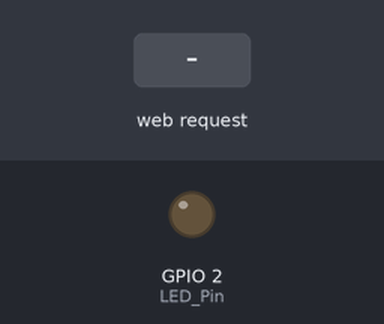
A sketch run on a simulated ESP8266 (NodeMCU). Parts: output pins drawn as LEDs (lit = HIGH). The inputs (shaded band) are chosen by the test bench. WiFi joins after 1.5 s; servers stay silent unless stated; what the sketch prints to the serial monitor is not drawn.

Above: at 2.7 s.
2.8 s: HTTP request GET /LEDON received
At 3.1 s:
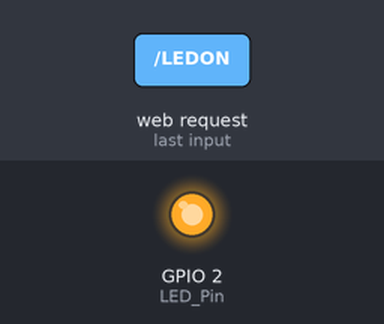
4.3 s: HTTP request GET /LEDOFF received
At 5.5 s:
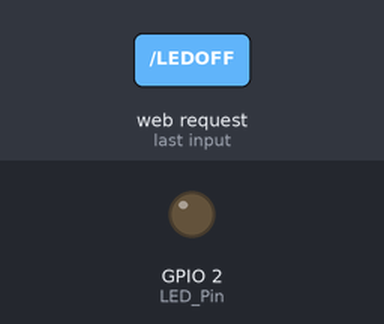
Timing chart, 0 to 7.3 s (numbered marks = the images above; inputs shaded):
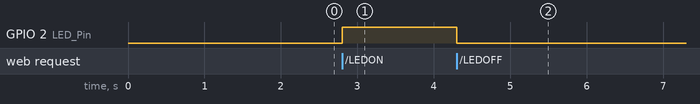

The sketch:

AJAX_Example.ino.ino
```cpp
/*
 * Sketch: ESP8266_LED_CONTROL_AJAX_01
 * Intended to be run on an ESP8266
 */

String header = "HTTP/1.1 200 OK\r\nContent-Type: text/html\r\n\r\n";

String html_1 = R"=====(
<!DOCTYPE html>
<html>
 <head>
 <meta name='viewport' content='width=device-width, initial-scale=1.0'/>
 <meta charset='utf-8'>
 <style>
  body {font-size:140%;}
  #main {display: table; margin: auto;  padding: 0 10px 0 10px; }
  h2 {text-align:center; }
  .button { padding:10px 10px 10px 10px; width:100%;  background-color: #50FF50; font-size: 120%;}
 </style>

 <title>LED Control</title>
</head>
<body>
 <div id='main'>
  <h2>LED Control</h2>
)=====";

String html_2 = "";

String html_4 = R"=====(
  </div>
 </body>
</html>
)=====";


#include <ESP8266WiFi.h>

// change these values to match your network
char ssid[] = "12Jason";       //  your network SSID (name)
char pass[] = "samaraza";          //  your network password

WiFiServer server(80);

String request = "";
int LED_Pin = 2;
int count = 0;

void setup()
{
    pinMode(LED_Pin, OUTPUT);

    Serial.begin(115200);
    Serial.println();
    Serial.println("Serial started at 115200");
    Serial.println("ESP8266_LED_CONTROL_AJAX_01");
    Serial.println();

    // Connecting to a WiFi network
    Serial.print(F("Connecting to "));  Serial.println(ssid);
    WiFi.begin(ssid, pass);

    while (WiFi.status() != WL_CONNECTED)
    {
        Serial.print(".");
        delay(500);
    }

    Serial.println("");
    Serial.println(F("[CONNECTED]"));
    Serial.print("[IP ");
    Serial.print(WiFi.localIP());
    Serial.println("]");

    // start a server
    server.begin();
    Serial.println("Server started");

} // void setup()


void loop()
{
    // Check if a client has connected
    WiFiClient client = server.available();
    if (!client)  {  return;  }

    // Read the first line of the request
    request = client.readStringUntil('\r');

    Serial.print("request: "); Serial.println(request);

    if       ( request.indexOf("LEDON") > 0 )  { digitalWrite(LED_Pin, HIGH);  }
    else if  ( request.indexOf("LEDOFF") > 0 ) { digitalWrite(LED_Pin, LOW);   }


    // Get the LED pin status and create the LED status message
    if (digitalRead(LED_Pin) == HIGH)
    {
        // the LED is on so the button needs to say turn it off
       html_2 = "  <form id='F1' action='LEDOFF'><input class='button' type='submit' value='Turn of the LED' ></form><br>\r\n";
    }
    else
    {
        // the LED is off so the button needs to say turn it on
        html_2 = "  <form id='F1' action='LEDON'><input class='button' type='submit' value='Turn on the LED' ></form><br>\r\n";
    }
    count = count + 1;

    client.flush();

    client.print( header );
    client.print( html_1 );
    client.print( html_2 );
    client.print("<p> " + String(count) + " </p>");
    client.print( html_4);

    delay(5);
  // The client will actually be disconnected when the function returns and 'client' object is detroyed

} // void loop()
```

Measured:
- after the input at 2.8 s, GPIO 2 (LED_Pin): LOW → HIGH at once
- after the input at 4.3 s, GPIO 2 (LED_Pin): HIGH → LOW at once
